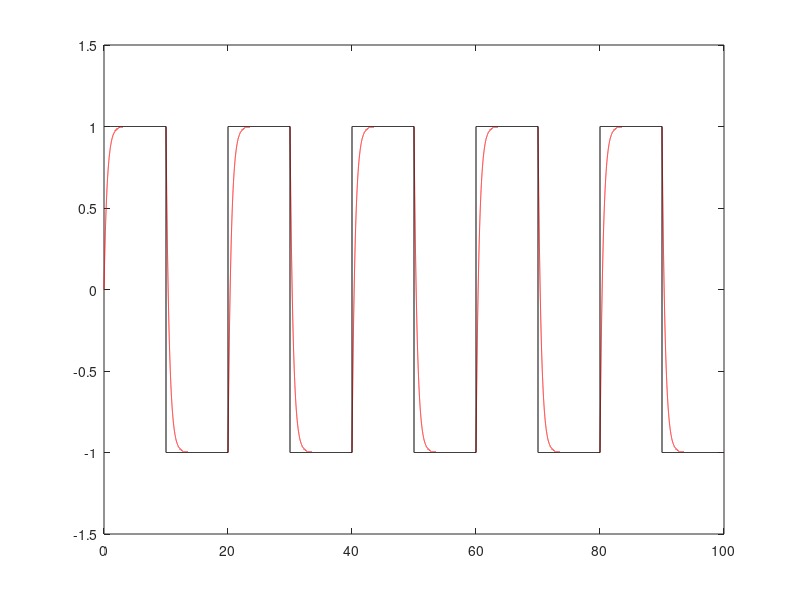

Recreate this plot in MATLAB. (Note: this script raises an error after producing the figure.)
clc;clear;

%%% Known parameters %%%
Am = 2;
Bm = 2;

% Actual plant parametes unknown
A = 1;
B = 0.5;

% Final values of K1 and K2 (to be compared for convergence)
K1_des = Bm/B;
K2_des = (Am-A)/B;

% Reference model transfer function
r_m = tf([Bm],[1 Am]);

tmax = 100;
time = 0:0.001:tmax;

% Generating reference input signal
r = 2*pulstran(time, 5:20:tmax, 'rectpuls', 10) - 1;

% Output of reference model given reference signal
yr = lsim(r_m, r, time);
figure(1)
plot(time, yr, 'r')
hold on;
plot(time, r, 'k')
ylim([-1.5, 1.5])

%% Now starting with Adaptive control
% Initial conditions (for state space form of K1 and K2 differential equation)
x0 = zeros(5,1);
gamma = 2;

% Solving for K1 and K2 given the states and reference 
[t1, gain_vals] = ode45(@(t,x) dyn_adapt(t, x, r, yr, time, Am, Bm, A, B, gamma), time, x0);
K1 = gain_vals(:,1);
K2 = gain_vals(:,3);
y = gain_vals(:,5);

figure(2)
plot(time, yr, 'k');
hold on;
plot(time, y, 'm');

%%%%% Cross-checking K1 and K2 values w.r.t time
figure(3)
plot(time, K1_des*ones(length(K1),1), 'r')
hold on;
plot(time, K1, 'b')
hold on;
plot(time, K2, 'g')
hold on;
plot(time, K2_des*ones(length(K2),1), 'r')